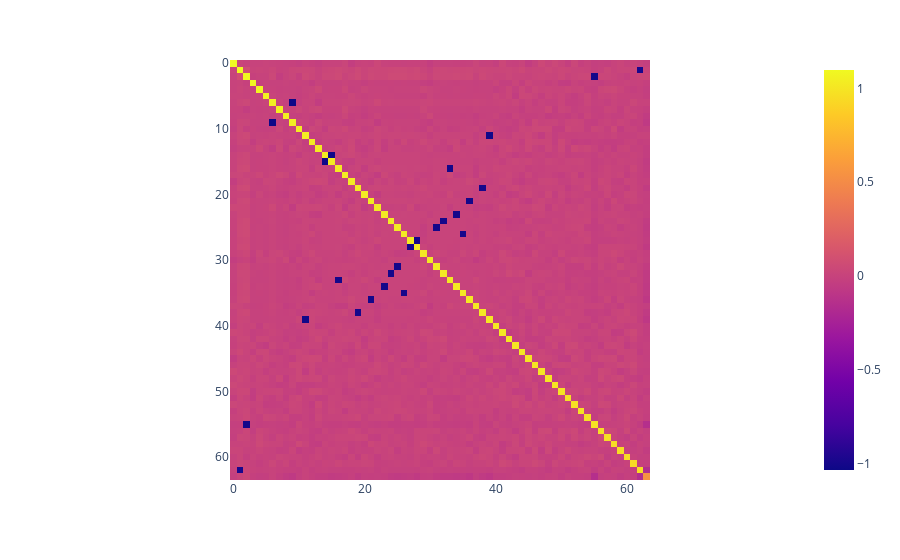
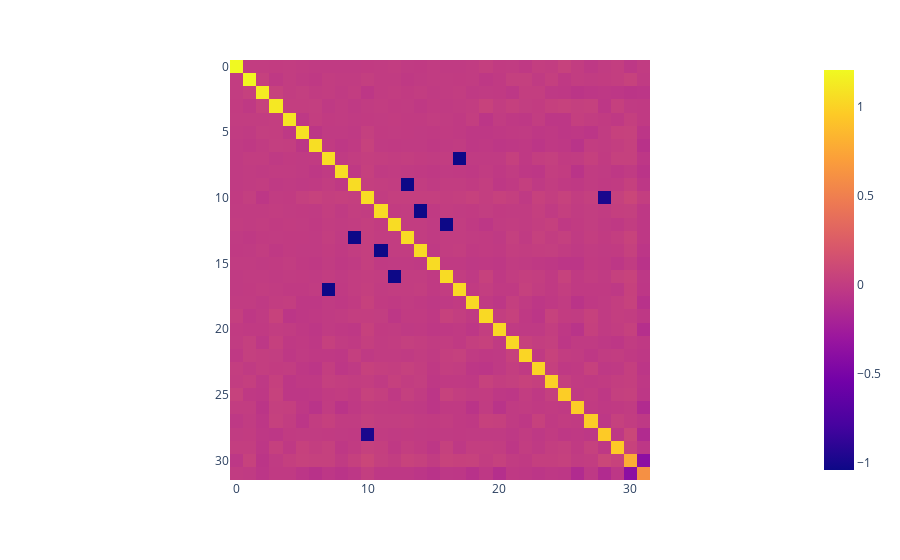
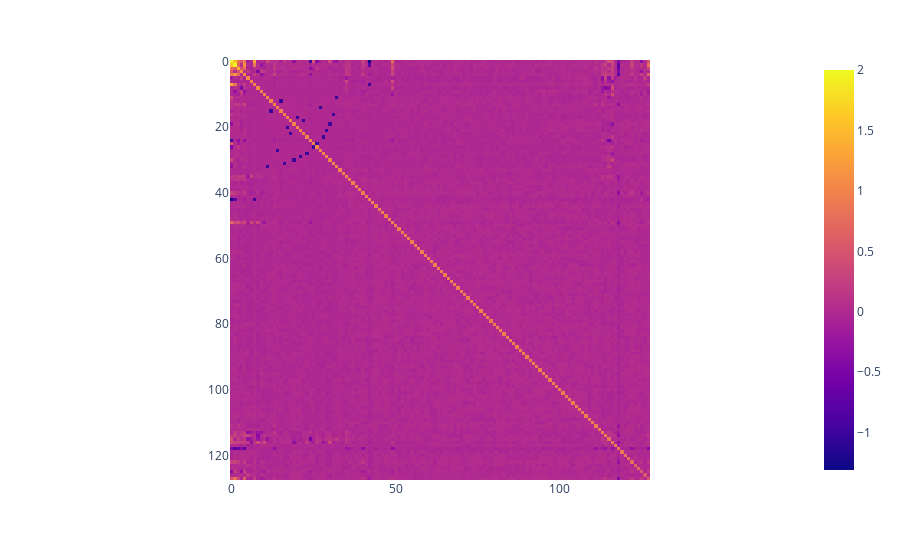

The notebook cell saved with these charts, in order:
### Code cell
import plotly.express as px

for ae in [sae] + others:
    perm = t.argsort(-t.norm(ae.decoder, dim=1))
    covar = (ae.decoder[perm] @ ae.decoder[perm].T).clip(-2, 2)
    px.imshow(covar.detach()).show()

# pairs = []
# for i in range(covar.shape[0]):
#     for j in range(covar.shape[1]):
#         if i < j and covar[i, j] < -0.5:
#             print(covar[i, j])
#             assert covar[i, j] < -0.7
#             pairs.append((i, j))

### Figure 1 — Plotly figure (JSON) as saved in the notebook; plotly's stock layout.template omitted (floating-point values rounded to 4 significant figures; data arrays with more than 128 entries replaced by an {"elided": "..."} marker saying what was removed)
{"data": [{"coloraxis": "coloraxis", "hovertemplate": "x: %{x}<br>y: %{y}<br>color: %{z}<extra></extra>", "name": "0", "type": "heatmap", "xaxis": "x", "yaxis": "y", "z": {"elided": "64x64 float values"}}], "layout": {"coloraxis": {"colorscale": [[0, "#0d0887"], [0.1111, "#46039f"], [0.2222, "#7201a8"], [0.3333, "#9c179e"], [0.4444, "#bd3786"], [0.5556, "#d8576b"], [0.6667, "#ed7953"], [0.7778, "#fb9f3a"], [0.8889, "#fdca26"], [1, "#f0f921"]]}, "margin": {"t": 60}, "xaxis": {"anchor": "y", "constrain": "domain", "domain": [0, 1], "scaleanchor": "y"}, "yaxis": {"anchor": "x", "autorange": "reversed", "constrain": "domain", "domain": [0, 1]}}}

### Figure 2 — Plotly figure (JSON) as saved in the notebook; plotly's stock layout.template omitted (floating-point values rounded to 4 significant figures; data arrays with more than 128 entries replaced by an {"elided": "..."} marker saying what was removed)
{"data": [{"coloraxis": "coloraxis", "hovertemplate": "x: %{x}<br>y: %{y}<br>color: %{z}<extra></extra>", "name": "0", "type": "heatmap", "xaxis": "x", "yaxis": "y", "z": {"elided": "32x32 float values"}}], "layout": {"coloraxis": {"colorscale": [[0, "#0d0887"], [0.1111, "#46039f"], [0.2222, "#7201a8"], [0.3333, "#9c179e"], [0.4444, "#bd3786"], [0.5556, "#d8576b"], [0.6667, "#ed7953"], [0.7778, "#fb9f3a"], [0.8889, "#fdca26"], [1, "#f0f921"]]}, "margin": {"t": 60}, "xaxis": {"anchor": "y", "constrain": "domain", "domain": [0, 1], "scaleanchor": "y"}, "yaxis": {"anchor": "x", "autorange": "reversed", "constrain": "domain", "domain": [0, 1]}}}

### Figure 3 — Plotly figure (JSON) as saved in the notebook; plotly's stock layout.template omitted (floating-point values rounded to 4 significant figures; data arrays with more than 128 entries replaced by an {"elided": "..."} marker saying what was removed)
{"data": [{"coloraxis": "coloraxis", "hovertemplate": "x: %{x}<br>y: %{y}<br>color: %{z}<extra></extra>", "name": "0", "type": "heatmap", "xaxis": "x", "yaxis": "y", "z": {"elided": "128x128 float values"}}], "layout": {"coloraxis": {"colorscale": [[0, "#0d0887"], [0.1111, "#46039f"], [0.2222, "#7201a8"], [0.3333, "#9c179e"], [0.4444, "#bd3786"], [0.5556, "#d8576b"], [0.6667, "#ed7953"], [0.7778, "#fb9f3a"], [0.8889, "#fdca26"], [1, "#f0f921"]]}, "margin": {"t": 60}, "xaxis": {"anchor": "y", "constrain": "domain", "domain": [0, 1], "scaleanchor": "y"}, "yaxis": {"anchor": "x", "autorange": "reversed", "constrain": "domain", "domain": [0, 1]}}}
